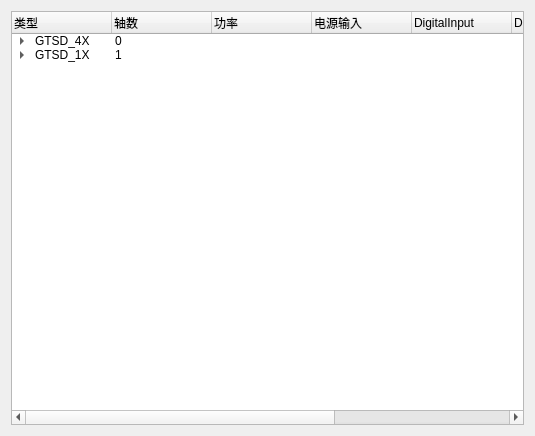
<?xml version="1.0" encoding="UTF-8"?>
<ui version="4.0">
 <class>Form</class>
 <widget class="QWidget" name="Form">
  <property name="geometry">
   <rect>
    <x>0</x>
    <y>0</y>
    <width>535</width>
    <height>436</height>
   </rect>
  </property>
  <property name="windowTitle">
   <string>Form</string>
  </property>
  <layout class="QVBoxLayout" name="verticalLayout">
   <item>
    <widget class="QTreeWidget" name="treeWidget">
     <column>
      <property name="text">
       <string>类型</string>
      </property>
     </column>
     <column>
      <property name="text">
       <string>轴数</string>
      </property>
     </column>
     <column>
      <property name="text">
       <string>功率</string>
      </property>
     </column>
     <column>
      <property name="text">
       <string>电源输入</string>
      </property>
     </column>
     <column>
      <property name="text">
       <string>DigitalInput</string>
      </property>
     </column>
     <column>
      <property name="text">
       <string>DigitalOutput</string>
      </property>
     </column>
     <column>
      <property name="text">
       <string>AnalogInput</string>
      </property>
     </column>
     <column>
      <property name="text">
       <string>AnalogOutput</string>
      </property>
     </column>
     <item>
      <property name="text">
       <string>GTSD_4X</string>
      </property>
      <property name="text">
       <string>0</string>
      </property>
      <item>
       <property name="text">
        <string>GTSD41</string>
       </property>
       <property name="text">
        <string>4</string>
       </property>
       <property name="text">
        <string/>
       </property>
       <property name="text">
        <string/>
       </property>
       <property name="text">
        <string/>
       </property>
       <property name="text">
        <string/>
       </property>
       <property name="text">
        <string/>
       </property>
       <property name="text">
        <string/>
       </property>
       <item>
        <property name="text">
         <string>FirmWare_1.1.7</string>
        </property>
        <property name="text">
         <string>4</string>
        </property>
        <property name="text">
         <string>750W</string>
        </property>
        <property name="text">
         <string>220V两相</string>
        </property>
        <property name="text">
         <string>16</string>
        </property>
        <property name="text">
         <string>16</string>
        </property>
        <property name="text">
         <string>16</string>
        </property>
        <property name="text">
         <string>16</string>
        </property>
       </item>
       <item>
        <property name="text">
         <string>FirmWare_1.1.9</string>
        </property>
        <property name="text">
         <string>4</string>
        </property>
        <property name="text">
         <string>750W</string>
        </property>
        <property name="text">
         <string>220V两相</string>
        </property>
        <property name="text">
         <string>16</string>
        </property>
        <property name="text">
         <string>16</string>
        </property>
        <property name="text">
         <string>16</string>
        </property>
        <property name="text">
         <string>16</string>
        </property>
       </item>
       <item>
        <property name="text">
         <string>FirmWare_1.2.0</string>
        </property>
        <property name="text">
         <string>4</string>
        </property>
        <property name="text">
         <string>750W</string>
        </property>
        <property name="text">
         <string>220V两相</string>
        </property>
        <property name="text">
         <string>16</string>
        </property>
        <property name="text">
         <string>16</string>
        </property>
        <property name="text">
         <string>16</string>
        </property>
        <property name="text">
         <string>16</string>
        </property>
       </item>
      </item>
      <item>
       <property name="text">
        <string>GTSD42</string>
       </property>
       <property name="text">
        <string>4</string>
       </property>
       <property name="text">
        <string/>
       </property>
       <item>
        <property name="text">
         <string>FirmWare_1.0.0</string>
        </property>
        <property name="text">
         <string>4</string>
        </property>
        <property name="text">
         <string>1000W</string>
        </property>
        <property name="text">
         <string>220V三相</string>
        </property>
        <property name="text">
         <string>16</string>
        </property>
        <property name="text">
         <string>16</string>
        </property>
        <property name="text">
         <string>16</string>
        </property>
        <property name="text">
         <string>16</string>
        </property>
       </item>
       <item>
        <property name="text">
         <string>FirmWare_1.0.1</string>
        </property>
        <property name="text">
         <string>4</string>
        </property>
        <property name="text">
         <string>1000W</string>
        </property>
        <property name="text">
         <string>220V两相</string>
        </property>
        <property name="text">
         <string>16</string>
        </property>
        <property name="text">
         <string>16</string>
        </property>
        <property name="text">
         <string>16</string>
        </property>
        <property name="text">
         <string>16</string>
        </property>
       </item>
      </item>
     </item>
     <item>
      <property name="text">
       <string>GTSD_1X</string>
      </property>
      <property name="text">
       <string>1</string>
      </property>
      <item>
       <property name="text">
        <string>GWT-7.5KW</string>
       </property>
       <property name="text">
        <string>1</string>
       </property>
       <item>
        <property name="text">
         <string>FirmWare_1.0.0</string>
        </property>
        <property name="text">
         <string>1</string>
        </property>
       </item>
      </item>
      <item>
       <property name="text">
        <string>GWT-25KW</string>
       </property>
       <property name="text">
        <string>1</string>
       </property>
       <item>
        <property name="text">
         <string>FirmWare_1.0.0</string>
        </property>
        <property name="text">
         <string>1</string>
        </property>
       </item>
      </item>
      <item>
       <property name="text">
        <string>MGMT-7.5KW</string>
       </property>
       <item>
        <property name="text">
         <string>FirmWare_1.0.0</string>
        </property>
        <property name="text">
         <string>1</string>
        </property>
       </item>
      </item>
     </item>
    </widget>
   </item>
  </layout>
 </widget>
 <resources/>
 <connections/>
</ui>
